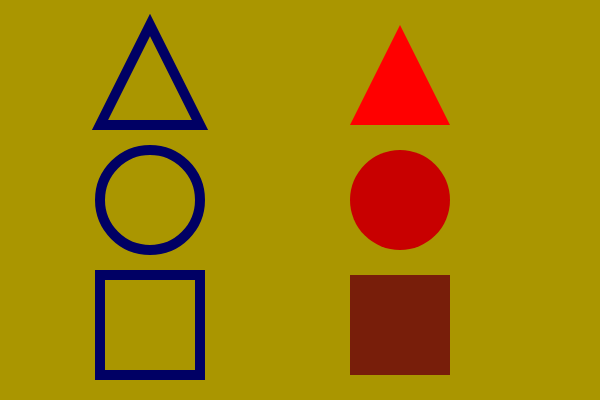
Frame 1 (no input)
Frame 60 (no input): identical to frame 1, image omitted
Frame 120 (the mouse pressed at the canvas centre since frame 60): identical to frame 1, image omitted

The p5.js sketch that drew this single still picture (run headless with seeded random() and noise() and a simulated clock; from frame 60 on, the mouse is pressed at the canvas centre):

// p5.js sketch
// ── sketch.js
    var rectangle = {
        x: 100,
        y: 250,
        diameter: 100,
    };

    var positionElips = {
        x: 150,
        y: 200,
        diameter: 100,
    };

    // se crea esta variable para almacenar la instancia del objeto triangulo que se mueve. esto dice: ("hola yo soy el triangulo que se mueve")
    var tMove;

    function calculatePositionTriang(x, y, diameter= 100) {
        return {
            x1: x,
            y1: y,
            x2: x + diameter / 2,
            y2: y - diameter,
            x3: x + diameter,
            y3: y,
        }
    };
    
    // inicial status of element when they dont move
    var movingElement = null;

    // esto identifica cuando se esta dentro del area del triangulo
    function trianCollision(px, py, x1, y1, x2, y2, x3, y3) {

        // get the area of the triangle
        var areaOrig = floor(abs((x2 - x1) * (y3 - y1) - (x3 - x1) * (y2 - y1)));
        //console.log("totalArea: " + areaOrig);

        // get the area of 3 triangles made between the point and the corners of the triangle
        var area1 = floor(abs((x1 - px) * (y2 - py) - (x2 - px) * (y1 - py)));
        var area2 = floor(abs((x2 - px) * (y3 - py) - (x3 - px) * (y2 - py)));
        var area3 = floor(abs((x3 - px) * (y1 - py) - (x1 - px) * (y3 - py)));
        //console.log("areaSum: " + (area1 + area2 + area3));

        // if the sum of the three areas equals the original, we're inside the triangle
        if (area1 + area2 + area3 <= areaOrig) {
            return true;
        }
        return false;
    }

    // esto identifica cuando se esta dentro del area del circulo
    function elipseCollision(pX, pY, x, y, diameter) {
        let d = dist(pX, pY, x, y);
        if (d < (diameter/2)) {
            return true;
        }
        return false;
    }



    // eso define la posicion del triangulo con relleno que se mueve (x, y, diametro)
    var positionTMove = calculatePositionTriang(350, 125, 100);


    //el setup se ejecuta una sola vez
    function setup() {
        createCanvas(600, 400);
    }
    //----- aca termina setup

    // esto es para mover los objetos
    function mousePressed() {
        if (trianCollision(mouseX, mouseY, positionTMove.x1, positionTMove.y1, positionTMove.x2, positionTMove.y2, positionTMove.x3, positionTMove.y3)) {
        movingElement = 'triang';
        }
    }

    // esto es para mover los objetos
    function mouseDragged() {
        if (movingElement == 'triang') {
            positionTMove = calculatePositionTriang(mouseX, mouseY)
        }
    }

    // esto define que el mouse se tranforme en una mano cuando esta sobre mis elementos (triangulo, rectangulo o cuadrado)
    function hoverElement() {
        cursor('grab');
    }

    function mouseMoved() {
        // posicion del triangulo y del circulo (para cambiar el cursor)
        // console.log('entro a mouse moved')
        const isTrianCollision = trianCollision(mouseX, mouseY, positionTMove.x1, positionTMove.y1, positionTMove.x2, positionTMove.y2, positionTMove.x3, positionTMove.y3);
        const isElipseCollision = elipseCollision(mouseX, mouseY, positionElips.x + 250, positionElips.y, positionElips.diameter);
        if (isTrianCollision || isElipseCollision) {
            hoverElement();
        } else {
            cursor();
        }
    }

//----------------------------------------------


    function draw() {
        background(170, 150, 0);

        //cuadrado
        noFill();
        strokeWeight(10);
        stroke(0, 0, 100);
        //el 75 es la suma del radio del circulo (la mitad) + el espacio disponible de 400 entre 4 (400-300)/4)
        rect(rectangle.x, positionElips.y + 75, rectangle.diameter, rectangle.diameter);


        //positionElipse
        noFill();
        stroke(0, 0, 100);
        ellipse(positionElips.x, positionElips.y, positionElips.diameter, positionElips.diameter);

        //triangulo
        noFill();
        stroke(0, 0, 100);
        const triang = calculatePositionTriang(100, positionElips.y - 75, 100)
        triangle(triang.x1, triang.y1, triang.x2, triang.y2, triang.x3, triang.y3);

        //----------------- aca empiezan las formas que se mueven

        // cuadrado 
        fill(120, 30, 10);
        noStroke();
        // el 75 es la suma del radio del circulo (la mitad) + el espacio disponible de 400 entre 4 (400-300)/4)
        rect(rectangle.x + 250, positionElips.y + 75, rectangle.diameter, rectangle.diameter);


        // positionElipse 
        fill(200, 0, 0);
        noStroke();
        ellipse(positionElips.x + 250, positionElips.y, positionElips.diameter, positionElips.diameter);

        // triangulo
        fill(255, 0, 0);
        noStroke();
        // TMove es cuando creo el triangulo, es decir, cuando le digo la posicion x, y(abajo izq), x, y(arriba), x, y(abajo derecha).
        // este es el triangulo que se crea y que se puede mover
        tMove = triangle(positionTMove.x1, positionTMove.y1, positionTMove.x2, positionTMove.y2, positionTMove.x3, positionTMove.y3);

    };
